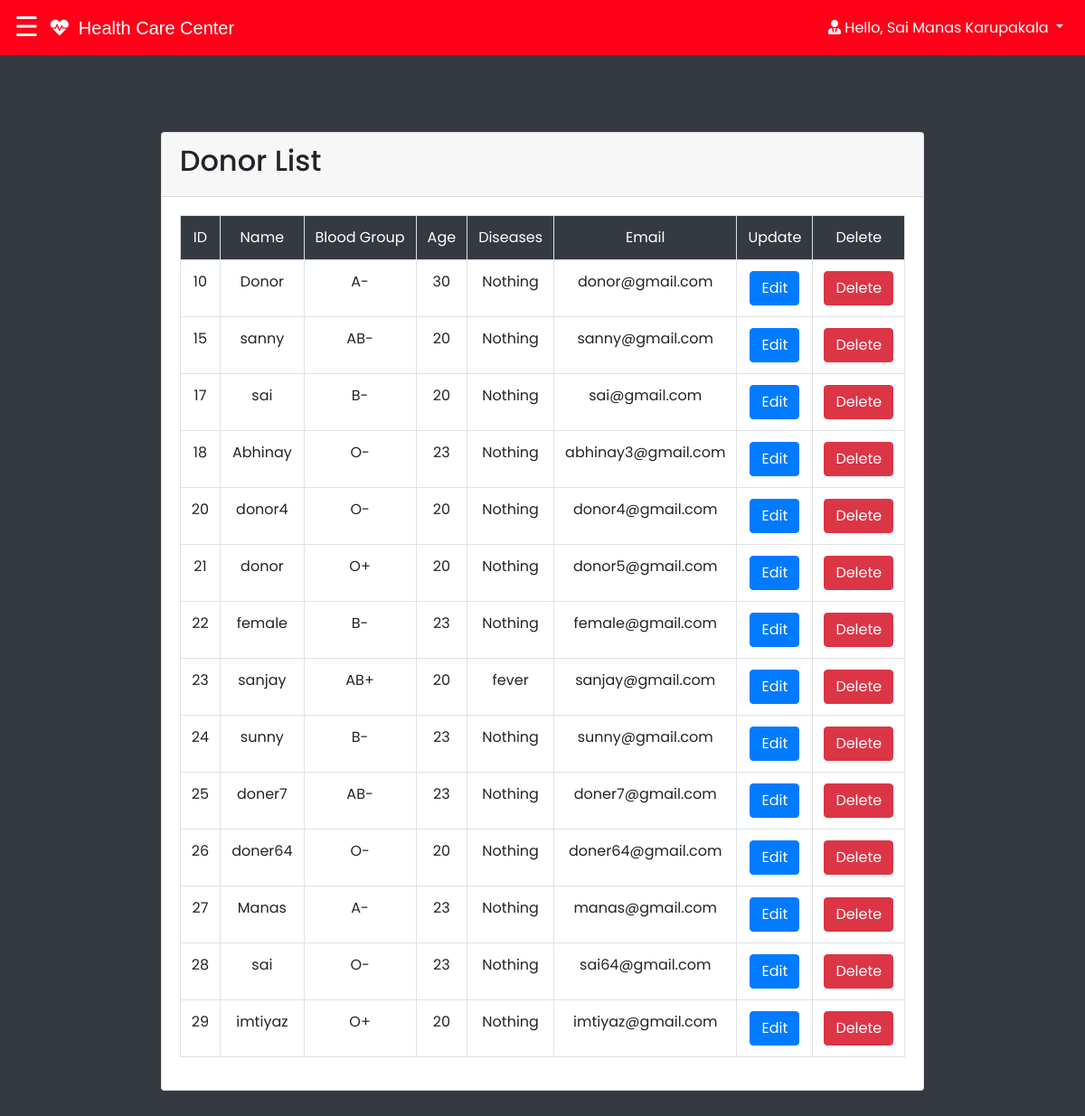
/admin/donor_list.php (signed in), run on the app's committed database.
### tables this page shows
CREATE TABLE `user_form` (
  `id` int(11) NOT NULL,
  `name` varchar(255) DEFAULT NULL,
  `email` varchar(255) DEFAULT NULL,
  `age` int(255) DEFAULT NULL,
  `pass` varchar(255) DEFAULT NULL,
  `gender` varchar(255) NOT NULL DEFAULT 'Gender',
  `number` int(255) DEFAULT NULL,
  `BloodGroup` varchar(255) NOT NULL DEFAULT 'blood group',
  `diseases` varchar(255) NOT NULL DEFAULT 'Nothing',
  `address` varchar(255) DEFAULT NULL,
  `user_type` varchar(255) NOT NULL DEFAULT 'Select User Type',
  `date` datetime NOT NULL DEFAULT current_timestamp()
);

### admin/donor_list.php (the view, shortened to what this page needs)
<?php
@include '../css/navbar.php';
$query = "select * from user_form";
$result = mysqli_query($conn,$query);
?>
<!DOCTYPE html>
<html lang="en">
<head>
    <link rel="stylesheet" href="https://stackpath.bootstrapcdn.com/bootstrap/4.3.1/css/bootstrap.min.css">
    <link rel="stylesheet" href="https://cdnjs.cloudflare.com/ajax/libs/font-awesome/5.14.0/css/all.css">
   <link rel="stylesheet" href="css/style.css">
</head>
<body class="bg-dark">
    <header>
    </header>
    <div class="container">
        <div class="row mt-5">
            <div class="col">
                <div class="card mt-5">
                    <div class="card-header">
                        <h2 class="display-6 text-left">Donor List</h2>
                    </div>
                <div class="card-body">
                    <table class="table table-bordered text-center">
                    <tr class="bg-dark text-white">
                    <link rel="stylesheet" href="css/style.css">
                        <td> ID </td>
                        <td> Name </td>
                        <td> Blood Group </td>
                        <td> Age </td>
                        <td> Diseases </td>
                        <td> Email </td>
                        <td> Update </td>
                        <td> Delete </td>
                    </tr>
                    <tr>
                    <?php
                        while($row = mysqli_fetch_assoc($result))
                        { if( $row['user_type'] =='Donor')
                            {
                                echo"
                                <tr>
                                    <td>$row[id]</td>
                                    <td>$row[name]</td>
                                    <td>$row[BloodGroup]</td>
                                    <td>$row[age]</td>
                                    <td>$row[diseases]</td>
                                    <td>$row[email]</td>
                                    <td><a  class='btn btn-primary' href='edit.php?id=$row[id]&UserType=Donor'>Edit</a></td>
                                    <td><a  class='btn btn-danger' href='delete.php?id=$row[id]&UserType=Donor'>Delete</a></td>
                                </tr>
                                ";
                        }
                    }
                    ?>
</body>
</html>

### css/style.css (style rules this page uses)
* { font-family: 'Poppins', sans-serif; margin:0; padding:0; box-sizing: border-box; outline: none; border:none; text-decoration: none; }
.container { min-height: 100vh; display: flex; align-items: center; justify-content: center; padding:20px; padding-bottom: 60px; }
header { padding-top: 30px; text-align: center; }

### css/sidebar_admin.php (style rules this page uses)
body { font-family: "Lato", sans-serif; }

### admin/donor_list.php (style rules this page uses)
table, td, th { border: 1px solid; }
table { width: 200%; border-collapse: collapse; }

### data on the page
user_form: id "10", name "Donor", BloodGroup "A-", age "30", diseases "Nothing", email "donor@gmail.com"
user_form: id "15", name "sanny", BloodGroup "AB-", age "20", diseases "Nothing", email "sanny@gmail.com"
user_form: id "17", name "sai", BloodGroup "B-", age "20", diseases "Nothing", email "sai@gmail.com"
user_form: id "18", name "Abhinay", BloodGroup "O-", age "23", diseases "Nothing", email "abhinay3@gmail.com"
user_form: id "20", name "donor4", BloodGroup "O-", age "20", diseases "Nothing", email "donor4@gmail.com"
user_form: id "21", name "donor", BloodGroup "O+", age "20", diseases "Nothing", email "donor5@gmail.com"
user_form: id "22", name "female", BloodGroup "B-", age "23", diseases "Nothing", email "female@gmail.com"
user_form: id "23", name "sanjay", BloodGroup "AB+", age "20", diseases "fever", email "sanjay@gmail.com"
user_form: id "24", name "sunny", BloodGroup "B-", age "23", diseases "Nothing", email "sunny@gmail.com"
user_form: id "25", name "doner7", BloodGroup "AB-", age "23", diseases "Nothing", email "doner7@gmail.com"
user_form: id "26", name "doner64", BloodGroup "O-", age "20", diseases "Nothing", email "doner64@gmail.com"
user_form: id "27", name "Manas", BloodGroup "A-", age "23", diseases "Nothing", email "manas@gmail.com"
user_form: id "28", name "sai", BloodGroup "O-", age "23", diseases "Nothing", email "sai64@gmail.com"
user_form: id "29", name "imtiyaz", BloodGroup "O+", age "20", diseases "Nothing", email "imtiyaz@gmail.com"

### other printed values
$regValue "Sai Manas Karupakala"
